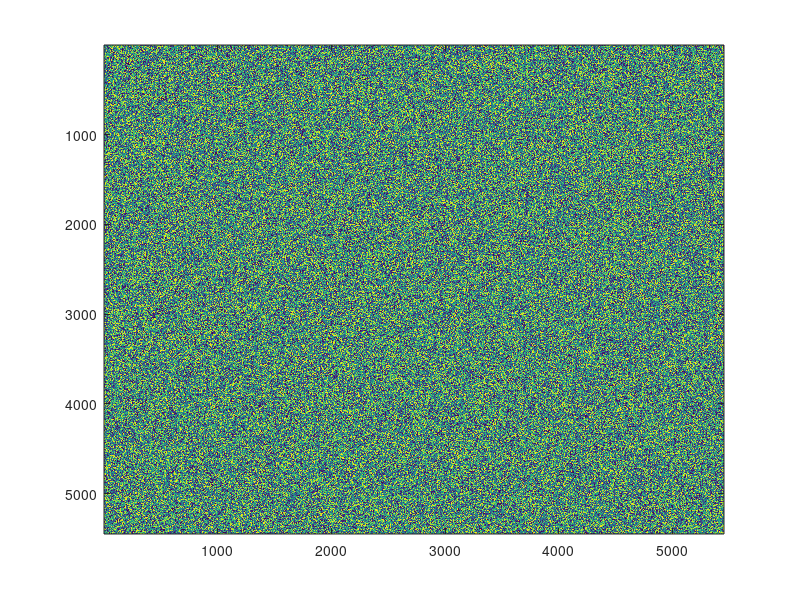

Write MATLAB code to recreate this figure. (Note: this script raises an error after producing the figure.)
%% Step 1: Simulate SI, FC measures respectively 
%%%% 1. 500 SI measures and 4950 FC measures will be simulated, where FCs
%%%% compose a brain network with 100 regions
%%%% 2. Two dense subnetworks B1(G1), B2(G2) with remarkbaly high FCN-SI
%%%% partial corr. are generated within B(G)

%%%% Define effect sizes 
b1=0.7;b2=0.4;
noise1=0.2;noise2=3;


%%%%%%%%%%%%%%%%%%%%%%%%%%%%%%% Step 1.1: %%%%%%%%%%%%%%%%%%%%%%%%%%%%%%%%
%%%% Construct a (500+4950)*(500+4950) corr. matrix for an MVN where SI, FC
%%%% can be simulated from
N=500+4950;
N1=N*(N-1)/2;
r = noise1.*rand(N1,1);  %scalar, noise1*uniform(0,1)
sig=squareform(r);
figure;imagesc(sig);ax=gca;ax.FontSize=18;


%%%% Subnetwork 1: B1(G1)
%%%% B1 consists of 40 SI measures and 435 FC measures that compose G1 of 30 brain regions
%%%% Therefore, there are 40+435=475 variables to be considered. 
length1=475
t1=zeros(length1,length1);
for i=1:length1
    for j=1:length1
        if j>i
            t1(i,j)=0.3+0.6*unifrnd(b1,1);  %uniform(b1,1)
        end 
    end 
end 
%sanity check : if all off-diagonal elements <=1
find(t1>=1);

d=ones(1,length1)';
block1 = diag(d)+t1+t1.';
%figure; imagesc(block1);ax=gca;ax.FontSize=18;
sig(1:length1,1:length1)=block1;
figure;imagesc(sig);ax=gca;ax.FontSize=18;

%%%% Subnetwork 2: B2(G2)
%%%% B2 consists of 60 SI measures and 190 FC measures that compose G2 of 20 brain regions
%%%% Therefore, there are 60+190=250 variables to be considered. 
length2=250;
t2=zeros(length2,length2);
for i=1:length2
    for j=1:length2
        if j>i
            t2(i,j)=0.3+0.6*unifrnd(b2,1);  %uniform(b2,1)
        end 
    end 
end 
%sanity check : if all off-diagonal elements <=1
find(t2>=1);

d=ones(1,length2)';
block2 = diag(d)+t2+t2.';
%figure; imagesc(block2);ax=gca;ax.FontSize=18;
sig((length1+1):(length1+length2),(length1+1):(length1+length2))=block2;
figure;imagesc(sig);ax=gca;ax.FontSize=18;


%%%%%%%%%%%%%%%%%%%%%%%%%%%%%%% Step 1.2: %%%%%%%%%%%%%%%%%%%%%%%%%%%%%%%%
%%%% Add extra noise, if prefer. 
% A = randi(noise2,1275,1275);  %returns a 1275*1275 matrx of integres between 1 and 10
% A=A/10;  %constrain the range to (0.1,0.5)
% max(max(A))
% 
% B = randi(noise2,1275,1275);  %returns a 1275*1275 matrx of integres between 1 and 10
% B=-1*B/10;  %constrain the range to (0.1,0.5)
% max(max(B))
% 
% C=A+B;
% %C(randsample(320,250),randsample(320,250))=0;
% 
% C(1:320,1:320)=0;
% max(max(C))
% %figure;imagesc(C);ax=gca;ax.FontSize=18;
% 
% %insert 0 to random (i,j) position, control the noise ratio:
% num_non_noise_voxel=1000  %about 95% of 1275
% noise_i=randsample(1275, num_non_noise_voxel);
% noise_j=randsample(1275, num_non_noise_voxel);
% C(noise_i,noise_j)=0;
% %figure;imagesc(C);ax=gca;ax.FontSize=18;
% 
% sig_noist=sig+C;
% figure;imagesc(sig_noist);ax=gca;ax.FontSize=18;

%%%%%%%%%%%%%%%%%%%%%%%%%%%%%%% Step 1.3: %%%%%%%%%%%%%%%%%%%%%%%%%%%%%%%%
%%%% solve SPD issue of the sig matrix, if any 
%sig1=nearestSPD(sig_noist);

sig1=nearestSPD(sig);
figure;imagesc(sig1);ax=gca;ax.FontSize=18;


%%%%%%%%%%%%%%%%%%%%%%%%%%%%%%% Step 1.4: %%%%%%%%%%%%%%%%%%%%%%%%%%%%%%%%
%%%% Now, generate 500 SIs, 4950 FCs from constructed MVN

mu=zeros(1,N)'; % Mean of MVN 
dat = mvnrnd(mu, sig1, 100); %100*5450, generate 100 subjects

%%%% Obtain the corresponding 500 SIs from dat 
si=[dat(:,1:40),dat(:,476:535),dat(:,726:1125)]; %sub * value

%%%% Obtain the corresponding 4950 FCs from dat 
fc1=dat(:,41:475);  %FCs in B1(G1)
fc2=dat(:,536:725); %FCs in B2(G2)
fc_rest=dat(:,1126:end);
fc_all=[fc1 fc2 fc_rest];


%% Step2: Simulate partial corr. matrix for FC-SI associations (500*4950)

%%%%%%%%%%%%%%%%%%%%%%%%%%%%%%% Step 2.1: %%%%%%%%%%%%%%%%%%%%%%%%%%%%%
%%%% Ground truth
w_true=corr(si,fc_all);
w_true0=abs(w_true);
figure;imagesc(w_true0); colormap jet;colorbar;ax=gca;ax.FontSize=18;ax.FontWeight='bold';
xlabel("FC",'FontSize',20,'FontWeight','bold','Color','k');
ylabel("SI",'FontSize',20,'FontWeight','bold','Color','k');

figure;hist(reshape(w_true0,1,500*4950),200);


%%%%%%%%%%%%%%%%%%%%%%%%%%%%%%% Step 2.2: %%%%%%%%%%%%%%%%%%%%%%%%%%%%%
%%%% Inner layer network structure visulization, G
g=zeros(100,100);
g(1:30,1:30)=2;
g(31:50,31:50)=1;
figure;imagesc(g);colorbar;ax=gca;ax.FontSize=18;ax.FontWeight='bold';
xlabel("Brain Regions",'FontSize',20,'FontWeight','bold','Color','k');
ylabel("Brain Regions",'FontSize',20,'FontWeight','bold','Color','k');


%%%% Construct n*n inner layer network, G:
edge_node_list=zeros(4950,3);
edge_node_list(:,1)=1:4950;

x=[];y=[];
for i=1:100
    for j=1:100        
        if j>i
            x=[x i];
            y=[y j];
        end 
    end 
end 
edge_node_list(:,2)=x';
edge_node_list(:,3)=y';

%edge index of voxels in u1 (the dense sub-area in U)
u1_idx=find(edge_node_list(:,2)>=1 & edge_node_list(:,2)<=30 & edge_node_list(:,3)>=1 & edge_node_list(:,3)<=30);
u2_idx=find(edge_node_list(:,2)>=31 & edge_node_list(:,2)<=50 & edge_node_list(:,3)>=31 & edge_node_list(:,3)<=50);


%assign that first abnormal 190 columns in fc to u1_idx:
fc_perm=zeros(100,4950);
fc_perm(:,u1_idx)=fc1;
fc_perm(:,u2_idx)=fc2;


neg_idx=find(sum(fc_perm)==0);
fc_perm(:,neg_idx)=fc_rest;


%%%%%%%%%%%%%%%%%%%%%%%%%%%%%%% Step 2.2: %%%%%%%%%%%%%%%%%%%%%%%%%%%%%
%%%% 500*4950 partial corr. matrix (FC nodes permuted, SI nodes not yet)
w=corr(si,fc_perm);%correlation between **columns** of X and Y.
figure;imagesc(w);ax=gca;ax.FontSize=18;
xlabel("FC");ylabel("SI");

w_abs=abs(w);

%%%% Permute SIs
row_idx=randperm(size(w,1));
true_s_idx1=[];
for i=1:40
    true_s_idx1=[true_s_idx1 find(row_idx==i)];  %for reference, to compare with true_s1 yileded by greedy later
end
true_s_idx1=sort(true_s_idx1);

true_s_idx2=[];
for i=41:100
    true_s_idx2=[true_s_idx2 find(row_idx==i)];  %for reference, to compare with true_s1 yileded by greedy later
end
true_s_idx2=sort(true_s_idx2);


w_perm=w(row_idx,:);
figure;imagesc(w_perm);colorbar;ax=gca;ax.FontSize=18;
xlabel("FC");ylabel("SI");title("input")

%%%% Finally, input data for MOAT
w_perm_abs=abs(w_perm);
figure;imagesc(w_perm_abs);colorbar;colormap jet;colorbar;ax=gca;ax.FontSize=18;ax.FontWeight='bold';
xlabel("FC",'FontSize',20,'FontWeight','bold','Color','k');
ylabel("SI",'FontSize',20,'FontWeight','bold','Color','k');


